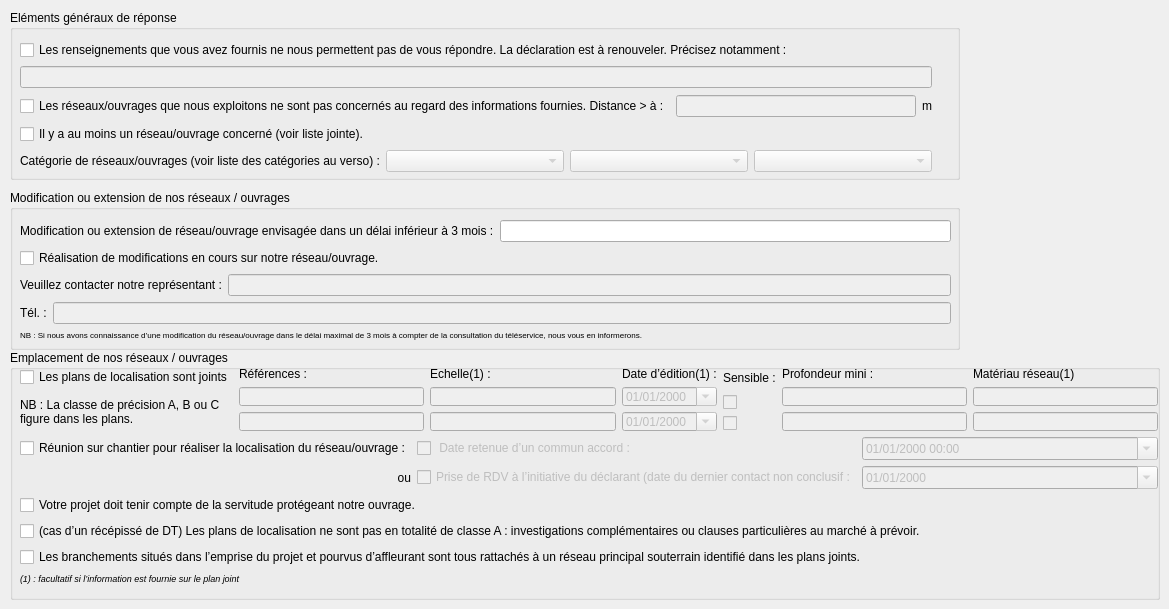
     <widget class="QWidget" name="tab_2">
      <attribute name="title">
       <string>Réponse à la DICT</string>
      </attribute>
      <widget class="QGroupBox" name="groupBox_5">
       <property name="geometry">
        <rect>
         <x>10</x>
         <y>10</y>
         <width>950</width>
         <height>170</height>
        </rect>
       </property>
       <property name="title">
        <string>Eléments généraux de réponse</string>
       </property>
       <widget class="QWidget" name="layoutWidget_5">
        <property name="geometry">
         <rect>
          <x>10</x>
          <y>30</y>
          <width>912</width>
          <height>132</height>
         </rect>
        </property>
        <layout class="QVBoxLayout" name="verticalLayout_6">
         <item>
          <layout class="QVBoxLayout" name="verticalLayout_4">
           <item>
            <widget class="QCheckBox" name="RepImpossible">
             <property name="text">
              <string>Les renseignements que vous avez fournis ne nous permettent pas de vous répondre. La déclaration est à renouveler. Précisez notamment :</string>
             </property>
            </widget>
           </item>
           <item>
            <widget class="QLineEdit" name="InfoPreciser">
             <property name="enabled">
              <bool>false</bool>
             </property>
            </widget>
           </item>
          </layout>
         </item>
         <item>
          <layout class="QHBoxLayout" name="horizontalLayout_15">
           <item>
            <widget class="QCheckBox" name="PasConcerne">
             <property name="text">
              <string>Les réseaux/ouvrages que nous exploitons ne sont pas concernés au regard des informations fournies. Distance &gt; à :</string>
             </property>
            </widget>
           </item>
           <item>
            <widget class="QLineEdit" name="DistanceReseau">
             <property name="enabled">
              <bool>false</bool>
             </property>
             <property name="inputMethodHints">
              <set>Qt::ImhDigitsOnly|Qt::ImhPreferUppercase</set>
             </property>
            </widget>
           </item>
           <item>
            <widget class="QLabel" name="label_20">
             <property name="text">
              <string>m</string>
             </property>
            </widget>
           </item>
          </layout>
         </item>
         <item>
          <layout class="QVBoxLayout" name="verticalLayout_5">
           <item>
            <widget class="QCheckBox" name="Concerne">
             <property name="text">
              <string>Il y a au moins un réseau/ouvrage concerné (voir liste jointe).</string>
             </property>
            </widget>
           </item>
           <item>
            <layout class="QHBoxLayout" name="horizontalLayout_16">
             <item>
              <widget class="QLabel" name="label_21">
               <property name="text">
                <string>Catégorie de réseaux/ouvrages (voir liste des catégories au verso) :</string>
               </property>
              </widget>
             </item>
             <item>
              <widget class="QComboBox" name="CategorieReseau1">
               <property name="enabled">
                <bool>false</bool>
               </property>
               <property name="toolTip">
                <string>&lt;html&gt;&lt;head/&gt;&lt;body&gt;&lt;p&gt;&lt;span style=&quot; font-weight:600;&quot;&gt;Ouvrages considérés comme sensibles pour la sécurité &lt;/span&gt;&lt;span style=&quot; font-size:6pt; font-weight:600;&quot;&gt;(au sens du I de l’article R. 554-2 du code de l’environnement)&lt;/span&gt;&lt;span style=&quot; font-weight:600;&quot;&gt; :&lt;/span&gt;&lt;/p&gt;&lt;p&gt;HC : Canalisations de transport et canalisations minières contenant des hydrocarbures liquides ou liquéfiés ;&lt;/p&gt;&lt;p&gt;PC : Canalisations de transport et canalisations minières contenant des produits chimiques liquides ou gazeux ;&lt;/p&gt;&lt;p&gt;GA : Canalisations de transport, de distribution et canalisations minières contenant des gaz combustibles ;&lt;/p&gt;&lt;p&gt;CU : Canalisations de transport ou de distribution de vapeur d’eau, d’eau surchauffée, d’eau chaude, d’eau glacée, et de tout&lt;/p&gt;&lt;p&gt;fluide caloporteur ou frigorigène, et tuyauteries rattachées en raison de leur connexité à des installations classées pour la&lt;/p&gt;&lt;p&gt;protection de l’environnement ;&lt;/p&gt;&lt;p&gt;EL : Lignes électriques et réseaux d’éclairage public autres qu’en très basse tension (&amp;gt; 50 V en courant alternatif ou 120 V en&lt;/p&gt;&lt;p&gt;courant continu) et autres que les lignes électriques aériennes à basse tension et à conducteurs isolés ;&lt;/p&gt;&lt;p&gt;TR : Installations destinées à la circulation de véhicules de transport public ferroviaire ou guidé ;&lt;/p&gt;&lt;p&gt;DE : Canalisations de transport de déchets par dispositif pneumatique sous pression ou par aspiration ;&lt;/p&gt;&lt;p&gt;DI : Ouvrages conçus ou aménagés en vue de prévenir les inondations et les submersions&lt;/p&gt;&lt;p&gt;&lt;br/&gt;&lt;/p&gt;&lt;p&gt;&lt;span style=&quot; font-weight:600;&quot;&gt;Autres ouvrages* &lt;/span&gt;&lt;span style=&quot; font-size:6pt; font-weight:600;&quot;&gt;(au sens du II de l’article R. 554-2 du code de l’environnement)&lt;/span&gt;&lt;span style=&quot; font-weight:600;&quot;&gt; :&lt;/span&gt;&lt;/p&gt;&lt;p&gt;TL : Installations souterraines de communications électroniques, lignes électriques et réseaux d’éclairage public autres que ceux&lt;/p&gt;&lt;p&gt;définis à la ligne « EL » ci-dessus ;&lt;/p&gt;&lt;p&gt;EA : Canalisations souterraines de prélèvement et de distribution d’eau destinée à la consommation humaine, à l’alimentation en&lt;/p&gt;&lt;p&gt;eau industrielle ou à la protection contre l’incendie, en pression ou à écoulement libre, y compris les réservoirs d’eau&lt;/p&gt;&lt;p&gt;enterrés qui leur sont associés ;&lt;/p&gt;&lt;p&gt;EU : Canalisations souterraines d’assainissement, contenant des eaux usées domestiques ou industrielles ou des eaux pluviales.&lt;/p&gt;&lt;p&gt;&lt;br/&gt;&lt;/p&gt;&lt;p&gt;&lt;span style=&quot; font-style:italic;&quot;&gt;*Parmi les « autres ouvrages », certains peuvent être spécifiés par leur exploitant comme « sensibles », soit lors de l’enregistrement de l’ouvrage sur le&lt;/span&gt;&lt;/p&gt;&lt;p&gt;&lt;span style=&quot; font-style:italic;&quot;&gt;guichet unique, soit lors de la réponse à la DT. Les dispositions réglementaires relatives aux réseaux sensibles s’appliquent alors pleinement à ces&lt;/span&gt;&lt;/p&gt;&lt;p&gt;&lt;span style=&quot; font-style:italic;&quot;&gt;ouvrages.&lt;/span&gt;&lt;/p&gt;&lt;/body&gt;&lt;/html&gt;</string>
               </property>
               <item>
                <property name="text">
                 <string/>
                </property>
               </item>
               <item>
                <property name="text">
                 <string>HC</string>
                </property>
               </item>
               <item>
                <property name="text">
                 <string>PC</string>
                </property>
               </item>
               <item>
                <property name="text">
                 <string>GA</string>
                </property>
               </item>
               <item>
                <property name="text">
                 <string>CU</string>
                </property>
               </item>
               <item>
                <property name="text">
                 <string>EL</string>
                </property>
               </item>
               <item>
                <property name="text">
                 <string>TR</string>
                </property>
               </item>
               <item>
                <property name="text">
                 <string>DE</string>
                </property>
               </item>
               <item>
                <property name="text">
                 <string>DI</string>
                </property>
               </item>
               <item>
                <property name="text">
                 <string>TL</string>
                </property>
               </item>
               <item>
                <property name="text">
                 <string>EA</string>
                </property>
               </item>
               <item>
                <property name="text">
                 <string>EU</string>
                </property>
               </item>
              </widget>
             </item>
             <item>
              <widget class="QComboBox" name="CategorieReseau2">
               <property name="enabled">
                <bool>false</bool>
               </property>
               <property name="toolTip">
                <string>&lt;html&gt;&lt;head/&gt;&lt;body&gt;&lt;p&gt;&lt;span style=&quot; font-weight:600;&quot;&gt;Ouvrages considérés comme sensibles pour la sécurité &lt;/span&gt;&lt;span style=&quot; font-size:6pt; font-weight:600;&quot;&gt;(au sens du I de l’article R. 554-2 du code de l’environnement)&lt;/span&gt;&lt;span style=&quot; font-weight:600;&quot;&gt; :&lt;/span&gt;&lt;/p&gt;&lt;p&gt;HC : Canalisations de transport et canalisations minières contenant des hydrocarbures liquides ou liquéfiés ;&lt;/p&gt;&lt;p&gt;PC : Canalisations de transport et canalisations minières contenant des produits chimiques liquides ou gazeux ;&lt;/p&gt;&lt;p&gt;GA : Canalisations de transport, de distribution et canalisations minières contenant des gaz combustibles ;&lt;/p&gt;&lt;p&gt;CU : Canalisations de transport ou de distribution de vapeur d’eau, d’eau surchauffée, d’eau chaude, d’eau glacée, et de tout&lt;/p&gt;&lt;p&gt;fluide caloporteur ou frigorigène, et tuyauteries rattachées en raison de leur connexité à des installations classées pour la&lt;/p&gt;&lt;p&gt;protection de l’environnement ;&lt;/p&gt;&lt;p&gt;EL : Lignes électriques et réseaux d’éclairage public autres qu’en très basse tension (&amp;gt; 50 V en courant alternatif ou 120 V en&lt;/p&gt;&lt;p&gt;courant continu) et autres que les lignes électriques aériennes à basse tension et à conducteurs isolés ;&lt;/p&gt;&lt;p&gt;TR : Installations destinées à la circulation de véhicules de transport public ferroviaire ou guidé ;&lt;/p&gt;&lt;p&gt;DE : Canalisations de transport de déchets par dispositif pneumatique sous pression ou par aspiration ;&lt;/p&gt;&lt;p&gt;DI : Ouvrages conçus ou aménagés en vue de prévenir les inondations et les submersions&lt;/p&gt;&lt;p&gt;&lt;br/&gt;&lt;/p&gt;&lt;p&gt;&lt;span style=&quot; font-weight:600;&quot;&gt;Autres ouvrages* &lt;/span&gt;&lt;span style=&quot; font-size:6pt; font-weight:600;&quot;&gt;(au sens du II de l’article R. 554-2 du code de l’environnement)&lt;/span&gt;&lt;span style=&quot; font-weight:600;&quot;&gt; :&lt;/span&gt;&lt;/p&gt;&lt;p&gt;TL : Installations souterraines de communications électroniques, lignes électriques et réseaux d’éclairage public autres que ceux&lt;/p&gt;&lt;p&gt;définis à la ligne « EL » ci-dessus ;&lt;/p&gt;&lt;p&gt;EA : Canalisations souterraines de prélèvement et de distribution d’eau destinée à la consommation humaine, à l’alimentation en&lt;/p&gt;&lt;p&gt;eau industrielle ou à la protection contre l’incendie, en pression ou à écoulement libre, y compris les réservoirs d’eau&lt;/p&gt;&lt;p&gt;enterrés qui leur sont associés ;&lt;/p&gt;&lt;p&gt;EU : Canalisations souterraines d’assainissement, contenant des eaux usées domestiques ou industrielles ou des eaux pluviales.&lt;/p&gt;&lt;p&gt;&lt;br/&gt;&lt;/p&gt;&lt;p&gt;&lt;span style=&quot; font-style:italic;&quot;&gt;*Parmi les « autres ouvrages », certains peuvent être spécifiés par leur exploitant comme « sensibles », soit lors de l’enregistrement de l’ouvrage sur le&lt;/span&gt;&lt;/p&gt;&lt;p&gt;&lt;span style=&quot; font-style:italic;&quot;&gt;guichet unique, soit lors de la réponse à la DT. Les dispositions réglementaires relatives aux réseaux sensibles s’appliquent alors pleinement à ces&lt;/span&gt;&lt;/p&gt;&lt;p&gt;&lt;span style=&quot; font-style:italic;&quot;&gt;ouvrages.&lt;/span&gt;&lt;/p&gt;&lt;/body&gt;&lt;/html&gt;</string>
               </property>
               <item>
                <property name="text">
                 <string/>
                </property>
               </item>
               <item>
                <property name="text">
                 <string>HC</string>
                </property>
               </item>
               <item>
                <property name="text">
                 <string>PC</string>
                </property>
               </item>
               <item>
                <property name="text">
                 <string>GA</string>
                </property>
               </item>
               <item>
                <property name="text">
                 <string>CU</string>
                </property>
               </item>
               <item>
                <property name="text">
                 <string>EL</string>
                </property>
               </item>
               <item>
                <property name="text">
                 <string>TR</string>
                </property>
               </item>
               <item>
                <property name="text">
                 <string>DE</string>
                </property>
               </item>
               <item>
                <property name="text">
                 <string>DI</string>
                </property>
               </item>
               <item>
                <property name="text">
                 <string>TL</string>
                </property>
               </item>
               <item>
                <property name="text">
                 <string>EA</string>
                </property>
               </item>
               <item>
                <property name="text">
                 <string>EU</string>
                </property>
               </item>
              </widget>
             </item>
             <item>
              <widget class="QComboBox" name="CategorieReseau3">
               <property name="enabled">
                <bool>false</bool>
               </property>
               <property name="toolTip">
                <string>&lt;html&gt;&lt;head/&gt;&lt;body&gt;&lt;p&gt;&lt;span style=&quot; font-weight:600;&quot;&gt;Ouvrages considérés comme sensibles pour la sécurité &lt;/span&gt;&lt;span style=&quot; font-size:6pt; font-weight:600;&quot;&gt;(au sens du I de l’article R. 554-2 du code de l’environnement)&lt;/span&gt;&lt;span style=&quot; font-weight:600;&quot;&gt; :&lt;/span&gt;&lt;/p&gt;&lt;p&gt;HC : Canalisations de transport et canalisations minières contenant des hydrocarbures liquides ou liquéfiés ;&lt;/p&gt;&lt;p&gt;PC : Canalisations de transport et canalisations minières contenant des produits chimiques liquides ou gazeux ;&lt;/p&gt;&lt;p&gt;GA : Canalisations de transport, de distribution et canalisations minières contenant des gaz combustibles ;&lt;/p&gt;&lt;p&gt;CU : Canalisations de transport ou de distribution de vapeur d’eau, d’eau surchauffée, d’eau chaude, d’eau glacée, et de tout&lt;/p&gt;&lt;p&gt;fluide caloporteur ou frigorigène, et tuyauteries rattachées en raison de leur connexité à des installations classées pour la&lt;/p&gt;&lt;p&gt;protection de l’environnement ;&lt;/p&gt;&lt;p&gt;EL : Lignes électriques et réseaux d’éclairage public autres qu’en très basse tension (&amp;gt; 50 V en courant alternatif ou 120 V en&lt;/p&gt;&lt;p&gt;courant continu) et autres que les lignes électriques aériennes à basse tension et à conducteurs isolés ;&lt;/p&gt;&lt;p&gt;TR : Installations destinées à la circulation de véhicules de transport public ferroviaire ou guidé ;&lt;/p&gt;&lt;p&gt;DE : Canalisations de transport de déchets par dispositif pneumatique sous pression ou par aspiration ;&lt;/p&gt;&lt;p&gt;DI : Ouvrages conçus ou aménagés en vue de prévenir les inondations et les submersions&lt;/p&gt;&lt;p&gt;&lt;br/&gt;&lt;/p&gt;&lt;p&gt;&lt;span style=&quot; font-weight:600;&quot;&gt;Autres ouvrages* &lt;/span&gt;&lt;span style=&quot; font-size:6pt; font-weight:600;&quot;&gt;(au sens du II de l’article R. 554-2 du code de l’environnement)&lt;/span&gt;&lt;span style=&quot; font-weight:600;&quot;&gt; :&lt;/span&gt;&lt;/p&gt;&lt;p&gt;TL : Installations souterraines de communications électroniques, lignes électriques et réseaux d’éclairage public autres que ceux&lt;/p&gt;&lt;p&gt;définis à la ligne « EL » ci-dessus ;&lt;/p&gt;&lt;p&gt;EA : Canalisations souterraines de prélèvement et de distribution d’eau destinée à la consommation humaine, à l’alimentation en&lt;/p&gt;&lt;p&gt;eau industrielle ou à la protection contre l’incendie, en pression ou à écoulement libre, y compris les réservoirs d’eau&lt;/p&gt;&lt;p&gt;enterrés qui leur sont associés ;&lt;/p&gt;&lt;p&gt;EU : Canalisations souterraines d’assainissement, contenant des eaux usées domestiques ou industrielles ou des eaux pluviales.&lt;/p&gt;&lt;p&gt;&lt;br/&gt;&lt;/p&gt;&lt;p&gt;&lt;span style=&quot; font-style:italic;&quot;&gt;*Parmi les « autres ouvrages », certains peuvent être spécifiés par leur exploitant comme « sensibles », soit lors de l’enregistrement de l’ouvrage sur le&lt;/span&gt;&lt;/p&gt;&lt;p&gt;&lt;span style=&quot; font-style:italic;&quot;&gt;guichet unique, soit lors de la réponse à la DT. Les dispositions réglementaires relatives aux réseaux sensibles s’appliquent alors pleinement à ces&lt;/span&gt;&lt;/p&gt;&lt;p&gt;&lt;span style=&quot; font-style:italic;&quot;&gt;ouvrages.&lt;/span&gt;&lt;/p&gt;&lt;/body&gt;&lt;/html&gt;</string>
               </property>
               <item>
                <property name="text">
                 <string/>
                </property>
               </item>
               <item>
                <property name="text">
                 <string>HC</string>
                </property>
               </item>
               <item>
                <property name="text">
                 <string>PC</string>
                </property>
               </item>
               <item>
                <property name="text">
                 <string>GA</string>
                </property>
               </item>
               <item>
                <property name="text">
                 <string>CU</string>
                </property>
               </item>
               <item>
                <property name="text">
                 <string>EL</string>
                </property>
               </item>
               <item>
                <property name="text">
                 <string>TR</string>
                </property>
               </item>
               <item>
                <property name="text">
                 <string>DE</string>
                </property>
               </item>
               <item>
                <property name="text">
                 <string>DI</string>
                </property>
               </item>
               <item>
                <property name="text">
                 <string>TL</string>
                </property>
               </item>
               <item>
                <property name="text">
                 <string>EA</string>
                </property>
               </item>
               <item>
                <property name="text">
                 <string>EU</string>
                </property>
               </item>
              </widget>
             </item>
            </layout>
           </item>
          </layout>
         </item>
        </layout>
       </widget>
      </widget>
      <widget class="QGroupBox" name="groupBox_7">
       <property name="geometry">
        <rect>
         <x>10</x>
         <y>350</y>
         <width>1150</width>
         <height>250</height>
        </rect>
       </property>
       <property name="title">
        <string>Emplacement de nos réseaux / ouvrages</string>
       </property>
       <widget class="QWidget" name="layoutWidget_6">
        <property name="geometry">
         <rect>
          <x>10</x>
          <y>17</y>
          <width>1138</width>
          <height>217</height>
         </rect>
        </property>
        <layout class="QVBoxLayout" name="verticalLayout_20">
         <item>
          <layout class="QGridLayout" name="gridLayout_2">
           <item row="0" column="0">
            <layout class="QVBoxLayout" name="verticalLayout_13">
             <item>
              <widget class="QCheckBox" name="PlansJoints">
               <property name="text">
                <string>Les plans de localisation sont joints</string>
               </property>
              </widget>
             </item>
             <item>
              <widget class="QLabel" name="label_31">
               <property name="text">
                <string>NB : La classe de précision A, B ou C
figure dans les plans.</string>
               </property>
              </widget>
             </item>
            </layout>
           </item>
           <item row="0" column="1">
            <layout class="QVBoxLayout" name="verticalLayout_8">
             <item>
              <widget class="QLabel" name="label_26">
               <property name="text">
                <string>Références :</string>
               </property>
              </widget>
             </item>
             <item>
              <widget class="QLineEdit" name="Ref1">
               <property name="enabled">
                <bool>false</bool>
               </property>
              </widget>
             </item>
             <item>
              <widget class="QLineEdit" name="Ref2">
               <property name="enabled">
                <bool>false</bool>
               </property>
              </widget>
             </item>
            </layout>
           </item>
           <item row="0" column="2">
            <layout class="QVBoxLayout" name="verticalLayout_9">
             <item>
              <widget class="QLabel" name="label_27">
               <property name="text">
                <string>Echelle(1) :</string>
               </property>
              </widget>
             </item>
             <item>
              <widget class="QLineEdit" name="Echelle1">
               <property name="enabled">
                <bool>false</bool>
               </property>
              </widget>
             </item>
             <item>
              <widget class="QLineEdit" name="Echelle2">
               <property name="enabled">
                <bool>false</bool>
               </property>
              </widget>
             </item>
            </layout>
           </item>
           <item row="0" column="3">
            <layout class="QVBoxLayout" name="verticalLayout_10">
             <item>
              <widget class="QLabel" name="label_28">
               <property name="text">
                <string>Date d’édition(1) :</string>
               </property>
              </widget>
             </item>
             <item>
              <widget class="QDateEdit" name="EditionPlan1">
               <property name="enabled">
                <bool>false</bool>
               </property>
               <property name="displayFormat">
                <string>dd/MM/yyyy</string>
               </property>
               <property name="calendarPopup">
                <bool>true</bool>
               </property>
              </widget>
             </item>
             <item>
              <widget class="QDateEdit" name="EditionPlan2">
               <property name="enabled">
                <bool>false</bool>
               </property>
               <property name="displayFormat">
                <string>dd/MM/yyyy</string>
               </property>
               <property name="calendarPopup">
                <bool>true</bool>
               </property>
              </widget>
             </item>
            </layout>
           </item>
           <item row="0" column="4">
            <layout class="QVBoxLayout" name="verticalLayout_11">
             <item>
              <widget class="QLabel" name="label_29">
               <property name="text">
                <string>Sensible :</string>
               </property>
              </widget>
             </item>
             <item>
              <widget class="QCheckBox" name="Sensible1">
               <property name="enabled">
                <bool>false</bool>
               </property>
               <property name="text">
                <string/>
               </property>
              </widget>
             </item>
             <item>
              <widget class="QCheckBox" name="Sensible2">
               <property name="enabled">
                <bool>false</bool>
               </property>
               <property name="text">
                <string/>
               </property>
              </widget>
             </item>
            </layout>
           </item>
           <item row="0" column="5">
            <layout class="QVBoxLayout" name="verticalLayout_12">
             <item>
              <widget class="QLabel" name="label_30">
               <property name="text">
                <string>Profondeur mini :</string>
               </property>
              </widget>
             </item>
             <item>
              <widget class="QLineEdit" name="Profondeur1">
               <property name="enabled">
                <bool>false</bool>
               </property>
              </widget>
             </item>
             <item>
              <widget class="QLineEdit" name="Profondeur2">
               <property name="enabled">
                <bool>false</bool>
               </property>
              </widget>
             </item>
            </layout>
           </item>
           <item row="0" column="6">
            <layout class="QVBoxLayout" name="verticalLayout_19">
             <item>
              <widget class="QLabel" name="label_49">
               <property name="text">
                <string>Matériau réseau(1)</string>
               </property>
              </widget>
             </item>
             <item>
              <widget class="QLineEdit" name="Materiau1">
               <property name="enabled">
                <bool>false</bool>
               </property>
              </widget>
             </item>
             <item>
              <widget class="QLineEdit" name="Materiau2">
               <property name="enabled">
                <bool>false</bool>
               </property>
              </widget>
             </item>
            </layout>
           </item>
          </layout>
         </item>
         <item>
          <layout class="QGridLayout" name="gridLayout_6">
           <item row="0" column="0">
            <widget class="QCheckBox" name="ReunionChantierCase">
             <property name="text">
              <string>Réunion sur chantier pour réaliser la localisation du réseau/ouvrage :</string>
             </property>
            </widget>
           </item>
           <item row="0" column="1">
            <widget class="QCheckBox" name="DateRDV">
             <property name="enabled">
              <bool>false</bool>
             </property>
             <property name="text">
              <string> Date retenue d’un commun accord :</string>
             </property>
            </widget>
           </item>
           <item row="0" column="2">
            <widget class="QDateTimeEdit" name="Reunion">
             <property name="enabled">
              <bool>false</bool>
             </property>
             <property name="displayFormat">
              <string>dd/MM/yyyy HH:mm</string>
             </property>
             <property name="calendarPopup">
              <bool>true</bool>
             </property>
            </widget>
           </item>
           <item row="1" column="0">
            <widget class="QLabel" name="label_32">
             <property name="text">
              <string>ou</string>
             </property>
             <property name="alignment">
              <set>Qt::AlignRight|Qt::AlignTrailing|Qt::AlignVCenter</set>
             </property>
            </widget>
           </item>
           <item row="1" column="1">
            <widget class="QCheckBox" name="RDVparDeclarant">
             <property name="enabled">
              <bool>false</bool>
             </property>
             <property name="text">
              <string>Prise de RDV à l’initiative du déclarant (date du dernier contact non conclusif :</string>
             </property>
            </widget>
           </item>
           <item row="1" column="2">
            <widget class="QDateEdit" name="AppelNonConcl">
             <property name="enabled">
              <bool>false</bool>
             </property>
             <property name="displayFormat">
              <string>dd/MM/yyyy</string>
             </property>
             <property name="calendarPopup">
              <bool>true</bool>
             </property>
            </widget>
           </item>
          </layout>
         </item>
         <item>
          <widget class="QCheckBox" name="ServitudeCase">
           <property name="text">
            <string>Votre projet doit tenir compte de la servitude protégeant notre ouvrage.</string>
           </property>
          </widget>
         </item>
         <item>
          <widget class="QCheckBox" name="PasClasseACase">
           <property name="text">
            <string>(cas d’un récépissé de DT) Les plans de localisation ne sont pas en totalité de classe A : investigations complémentaires ou clauses particulières au marché à prévoir.</string>
           </property>
          </widget>
         </item>
         <item>
          <widget class="QCheckBox" name="BranchementsCase">
           <property name="text">
            <string>Les branchements situés dans l’emprise du projet et pourvus d’affleurant sont tous rattachés à un réseau principal souterrain identifié dans les plans joints.</string>
           </property>
          </widget>
         </item>
         <item>
          <widget class="QLabel" name="label_50">
           <property name="font">
            <font>
             <pointsize>7</pointsize>
             <italic>true</italic>
            </font>
           </property>
           <property name="text">
            <string>(1) : facultatif si l’information est fournie sur le plan joint</string>
           </property>
          </widget>
         </item>
        </layout>
       </widget>
      </widget>
      <widget class="QGroupBox" name="groupBox_6">
       <property name="geometry">
        <rect>
         <x>10</x>
         <y>190</y>
         <width>950</width>
         <height>160</height>
        </rect>
       </property>
       <property name="title">
        <string>Modification ou extension de nos réseaux / ouvrages</string>
       </property>
       <widget class="QWidget" name="layoutWidget_7">
        <property name="geometry">
         <rect>
          <x>10</x>
          <y>30</y>
          <width>931</width>
          <height>120</height>
         </rect>
        </property>
        <layout class="QVBoxLayout" name="verticalLayout_7">
         <item>
          <layout class="QHBoxLayout" name="horizontalLayout_17">
           <item>
            <widget class="QLabel" name="label_22">
             <property name="text">
              <string>Modification ou extension de réseau/ouvrage envisagée dans un délai inférieur à 3 mois :</string>
             </property>
            </widget>
           </item>
           <item>
            <widget class="QLineEdit" name="ModifPrevue"/>
           </item>
          </layout>
         </item>
         <item>
          <widget class="QCheckBox" name="ModifEnCours">
           <property name="text">
            <string>Réalisation de modifications en cours sur notre réseau/ouvrage.</string>
           </property>
          </widget>
         </item>
         <item>
          <layout class="QHBoxLayout" name="horizontalLayout_19">
           <item>
            <widget class="QLabel" name="label_23">
             <property name="text">
              <string>Veuillez contacter notre représentant :</string>
             </property>
            </widget>
           </item>
           <item>
            <widget class="QLineEdit" name="RepresentantExploitant">
             <property name="enabled">
              <bool>false</bool>
             </property>
            </widget>
           </item>
          </layout>
         </item>
         <item>
          <layout class="QHBoxLayout" name="horizontalLayout_18">
           <item>
            <widget class="QLabel" name="label_24">
             <property name="text">
              <string>Tél. :</string>
             </property>
            </widget>
           </item>
           <item>
            <widget class="QLineEdit" name="TelModification">
             <property name="enabled">
              <bool>false</bool>
             </property>
            </widget>
           </item>
          </layout>
         </item>
         <item>
          <widget class="QLabel" name="label_25">
           <property name="font">
            <font>
             <pointsize>6</pointsize>
            </font>
           </property>
           <property name="text">
            <string>NB : Si nous avons connaissance d’une modification du réseau/ouvrage dans le délai maximal de 3 mois à compter de la consultation du téléservice, nous vous en informerons.</string>
           </property>
          </widget>
         </item>
        </layout>
       </widget>
      </widget>
     </widget>
